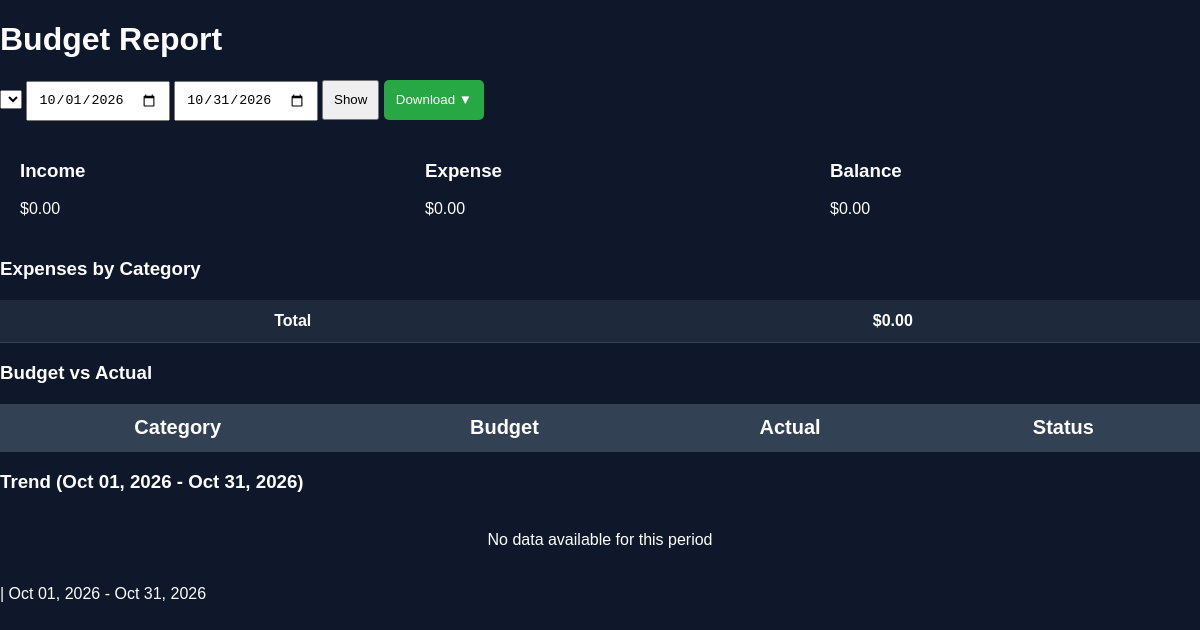
/report.php, run on an earlier commit of the app's database.
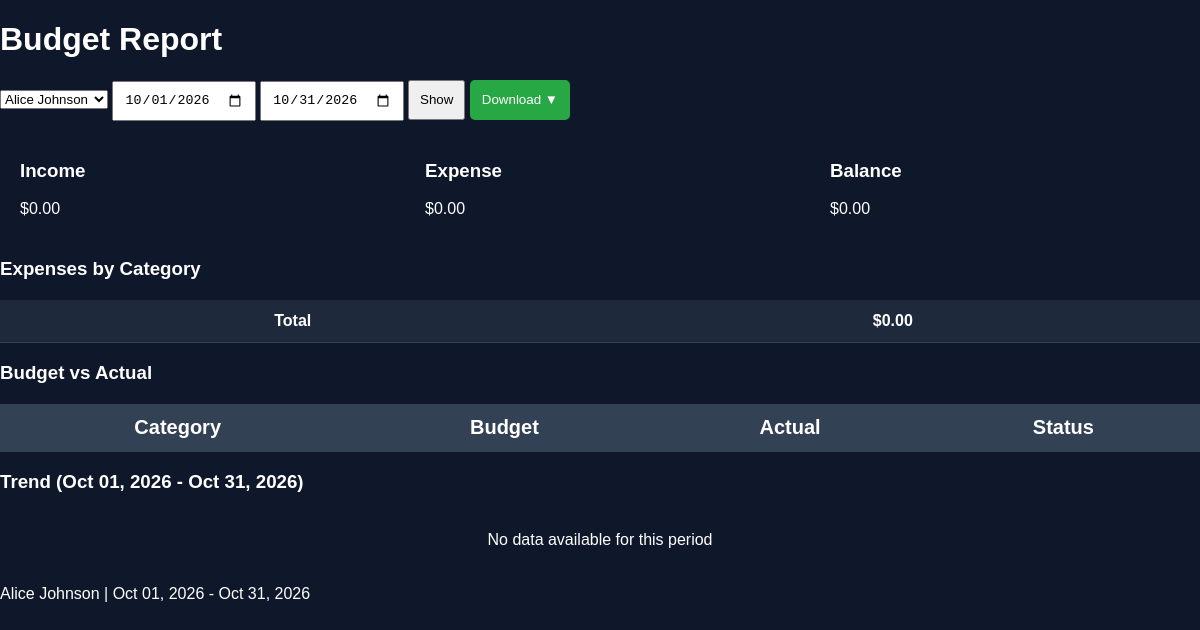
And on a later commit of the database.
### tables this page shows
CREATE TABLE `users` (
  `user_id` int(11) NOT NULL,
  `name` varchar(255) DEFAULT NULL,
  `email` varchar(255) NOT NULL,
  `phone` varchar(255) DEFAULT NULL,
  `password` varchar(255) DEFAULT NULL,
  `created_at` timestamp NULL DEFAULT current_timestamp(),
  `updated` timestamp NULL DEFAULT current_timestamp() ON UPDATE current_timestamp(),
  `is_active` tinyint(1) DEFAULT 1,
  `role` enum('admin','user') DEFAULT 'user'
);

### report.php (the view, shortened to what this page needs)
<?php
require_once 'db.php';
$user_id = isset($_GET['user_id']) ? $_GET['user_id'] : 1;
$from_date = isset($_GET['from_date']) ? $_GET['from_date'] : date('Y-m-01');
$to_date = isset($_GET['to_date']) ? $_GET['to_date'] : date('Y-m-t');
$users = $pdo->query("SELECT user_id, name FROM users")->fetchAll();
$stmt = $pdo->prepare("SELECT SUM(amount) FROM transactions WHERE user_id=? AND type='income' AND transaction_date BETWEEN ? AND ?");
$stmt->execute([$user_id, $from_date, $to_date]);
$income = $stmt->fetchColumn() ?: 0;
$stmt = $pdo->prepare("SELECT SUM(ABS(amount)) FROM transactions WHERE user_id=? AND type='expense' AND transaction_date BETWEEN ? AND ?");
$stmt->execute([$user_id, $from_date, $to_date]);
$expense = $stmt->fetchColumn() ?: 0;
$stmt = $pdo->prepare("SELECT c.category_name, SUM(ABS(t.amount)) as spent FROM transactions t JOIN categories c ON t.category_id = c.category_id WHERE t.user_id=? AND t.type='expense' AND t.transaction_date BETWEEN ? AND ? GROUP BY c.category_name");
$stmt->execute([$user_id, $from_date, $to_date]);
$date1 = new DateTime($from_date);
$date2 = new DateTime($to_date);
$days_diff = $date1->diff($date2)->days;
if($days_diff <= 31) {
    $stmt = $pdo->prepare("
        SELECT
            DATE_FORMAT(transaction_date, '%b %d') as period,
            SUM(CASE WHEN type='income' THEN amount ELSE 0 END) as income,
            SUM(CASE WHEN type='expense' THEN ABS(amount) ELSE 0 END) as expense
        FROM transactions
        WHERE user_id=? AND transaction_date BETWEEN ? AND ?
        GROUP BY transaction_date
        ORDER BY transaction_date
    ");
}
$stmt->execute([$user_id, $from_date, $to_date]);
$trend = $stmt->fetchAll();
$stmt = $pdo->prepare("SELECT name FROM users WHERE user_id=?");
$stmt->execute([$user_id]);
$user = $stmt->fetch();
?>
<!DOCTYPE html>
<html>
<head>
    <link rel="stylesheet" href="style.css">
</head>
<body>
<div class="container" id="reportContent">
    <h1> Budget Report</h1>
    <form method="GET" class="filter-form" id="filterForm">
        <select name="user_id">
            <?php foreach($users as $u): ?>
                <option value="<?=$u['user_id']?>" <?=$user_id==$u['user_id']?'selected':''?>><?=$u['name']?></option>
            <?php endforeach; ?>
        </select>
        <input type="date" name="from_date" value="<?=$from_date?>">
        <input type="date" name="to_date" value="<?=$to_date?>">
        <button type="submit">Show</button>
        <div class="dropdown">
            <button type="button" class="dropbtn"> Download ▼</button>
        </div>
    </form>
    <div class="cards">
        <div class="card green">
            <h3>Income</h3>
            <div class="big">$<?=number_format($income,2)?></div>
        </div>
        <div class="card red">
            <h3>Expense</h3>
            <div class="big">$<?=number_format($expense,2)?></div>
        </div>
        <div class="card blue">
            <h3>Balance</h3>
            <div class="big">$<?=number_format($income-$expense,2)?></div>
        </div>
    </div>
    <div class="two-col">
        <div class="col">
            <h3> Expenses by Category</h3>
            <table>
                <tr class="total">
                    <td><strong>Total</strong></td>
                    <td class="right"><strong>$<?=number_format($expense,2)?></strong></td>
                </tr>
            </table>
        </div>
        <div class="col">
            <h3> Budget vs Actual</h3>
            <table>
                <tr>
                    <th>Category</th>
                    <th>Budget</th>
                    <th>Actual</th>
                    <th>Status</th>
                </tr>
                </table>
        </div>
    </div>
    <div class="trend-box">
        <h3> Trend (<?=date('M d, Y', strtotime($from_date))?> - <?=date('M d, Y', strtotime($to_date))?>)</h3>
        <?php if(count($trend) > 0): ?>
            <canvas id="trendChart" height="100"></canvas>
        <?php else: ?>
            <p style="text-align:center; padding:20px;">No data available for this period</p>
        <?php endif; ?>
    </div>
    <div class="footer">
        <?=$user['name']?> | <?=date('M d, Y', strtotime($from_date))?> - <?=date('M d, Y', strtotime($to_date))?>
    </div>
</div>
</body>
</html>

### style.css (style rules this page uses)
body { margin: 0; font-family: Arial; background: #0f172a; color: white; }
.cards { display: grid; grid-template-columns: repeat(3, 1fr); gap: 15px; margin-bottom: 20px; }
.card { padding: 20px; border-radius: 10px; }
table { width: 100%; background: #1e293b; border-collapse: collapse; margin-top: 20px; }
th, td { padding: 12px; border-bottom: 1px solid #334155; }
td { text-align: center; }
th { background: #334155; font-size: 20px; }
form input, form button, form a { height: 40px; padding: 0 10px; box-sizing: border-box; }

### report.php (style rules this page uses)
.dropdown { position: relative; display: inline-block; }
.dropbtn { background: #28a745; color: white; padding: 8px 12px; border: none; border-radius: 5px; cursor: pointer; }

What changed in the data, as far as the page shows it:
added users: name "Alice Johnson"
Also different on the page:
form field user_id: (not shown) → "Alice Johnson"
